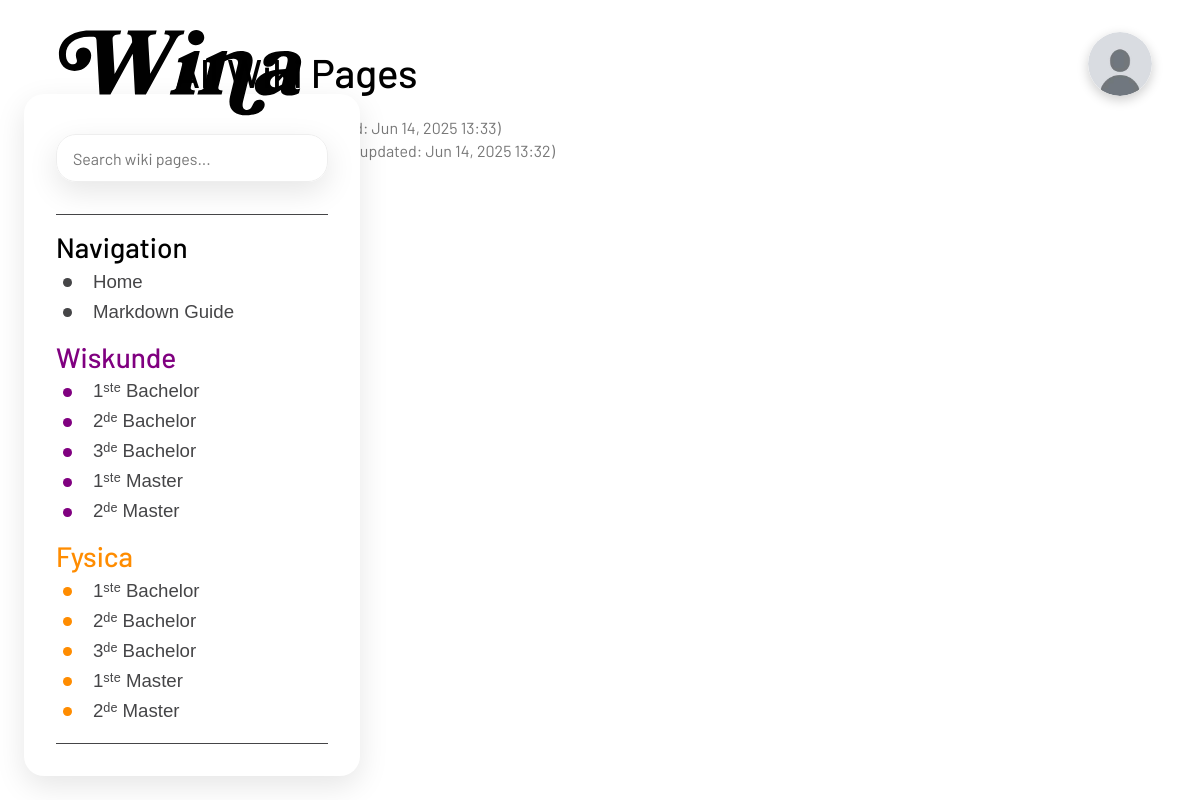
/all/ (signed in), run on the app's committed database.
### wiki2/models.py (models this page shows, shortened)
class WikiPage(models.Model):
    title = models.CharField(max_length=200, unique=True)
    slug = models.SlugField(max_length=200, unique=True, blank=True, help_text="Leave blank to auto-generate from title.")
    content = models.TextField(blank=True, help_text="Write your content in Markdown.")
    created_at = models.DateTimeField(auto_now_add=True)
    updated_at = models.DateTimeField(auto_now=True)
    last_modified_by = models.ForeignKey(
        settings.AUTH_USER_MODEL,
        on_delete=models.SET_NULL,
        null=True,
        blank=True,
        related_name='wiki_pages_modified',
        help_text="User who last modified the page."
    )
    def get_absolute_url(self):
        return reverse('wiki:wiki_page', kwargs={'slug': self.slug})

### wiki2/views.py (the view)
# urls.py: path('all/', views.all_wiki_pages, name='all_pages'),
def all_wiki_pages(request):
    pages = WikiPage.objects.all().order_by('-updated_at')
    return render(request, 'wiki/pages/wiki_list.html', {'pages': pages, 'list_title': "All Wiki Pages"})

### wiki2/context_processors.py (called while the page is built)
def _extract_json_array_from_text(text_content):
    code_block_match = re.search(r"^```(?:json)?\s*\n(.*?\n)```", text_content, re.DOTALL | re.MULTILINE)
    content_to_search = text_content
    if code_block_match:
        content_to_search = code_block_match.group(1)
    start_index = content_to_search.find('[')
    if start_index == -1:
        return None
    brace_level = 0
    for i in range(start_index, len(content_to_search)):
        char = content_to_search[i]
        if char == '[':
            brace_level += 1
        elif char == ']':
            brace_level -= 1
            if brace_level == 0:
                json_array_str = content_to_search[start_index : i + 1]
                try:
                    json.loads(json_array_str)
                    return json_array_str
                except json.JSONDecodeError:
                    return None
    return None

### templates/wiki/pages/wiki_list.html (shortened to what this page needs)
{% extends "../modules/_base.html" %}
{% load static %}
{% block content %}
{% if not is_search %}
    <h1>All Wiki Pages</h1>
{% else %}
    <h1>Search Results</h1>
{% endif %}
    {% if pages %}
        <ul>
            {% for page in pages %}
                <li>
                    <a href="{{ page.get_absolute_url }}">{{ page.title }}</a>
                    <small style="color: #777;">(Last updated: {{ page.updated_at|date:"M d, Y H:i" }})</small>
                </li>
            {% endfor %}
        </ul>
    {% endif %}
{% endblock %}

### static/wiki/css/style.css (style rules this page uses)
:root { --background-color: #ffffff; --card-color: #ffffff; --primary-text-color: #000; --secondary-text-color: #454547; --tertiary-text-color: #fafafc; --secondary-background-color: #eeeeee; --primary-background-color: var(--background-color); }
h1, h2, h3, h4, h5, h6, .h1, .h2, .h3, .h4, .h5, .h6 { margin-top: 0; margin-bottom: 0; font-weight: 500; line-height: 1.2; font-family: inherit; }
h1, .h1 { font-size: calc(1.375rem + 1.5vw); margin-bottom: .5rem; }
@media (min-width: 1200px) { h1, .h1 { font-size: 2.5rem; } }

### static/wiki/css/wiki.css (style rules this page uses)
:root { --wiki-button-primary-bg: #007bff; --wiki-button-primary-text: white; --wiki-button-success-bg: #5cb85c; --wiki-button-success-text: white; --wiki-button-warning-bg: #f0ad4e; --wiki-button-warning-text: white; --wiki-button-danger-bg: #d9534f; --wiki-button-danger-text: white; --wiki-button-danger-bg-hover: #c82333; --wiki-button-secondary-bg: #6c757d; --wiki-button-secondary-text: white; --wiki-button-disabled-bg: #adb5bd; --wiki-button-disabled-text: #6c757d; --wiki-text-primary: #333; --wiki-text-muted: #646a70; --wiki-text-meta: #666; --wiki-bg-code: #e8ebee; --wiki-bg-table-header: #f2f2f2; --wiki-border-primary: #dee2e6; --wiki-border-blockquote: #dadee1; --wiki-border-hr: #333; --wiki-border-meta-bottom: #eee; --warning-color: #856404; }

### data on the page
WikiPage: updated_at "Jun 14, 2025 13:33"
WikiPage: updated_at "Jun 14, 2025 13:32"

### other printed values
{{ section.title }} "Navigation" "Wiskunde" "Fysica"
{{ item.text }} "Home" "Markdown Guide" "1ˢᵗᵉ Bachelor" "2ᵈᵉ Bachelor" "3ᵈᵉ Bachelor" "1ˢᵗᵉ Master" "2ᵈᵉ Master" "1ˢᵗᵉ Bachelor" "2ᵈᵉ Bachelor" "3ᵈᵉ Bachelor" "1ˢᵗᵉ Master" "2ᵈᵉ Master"
